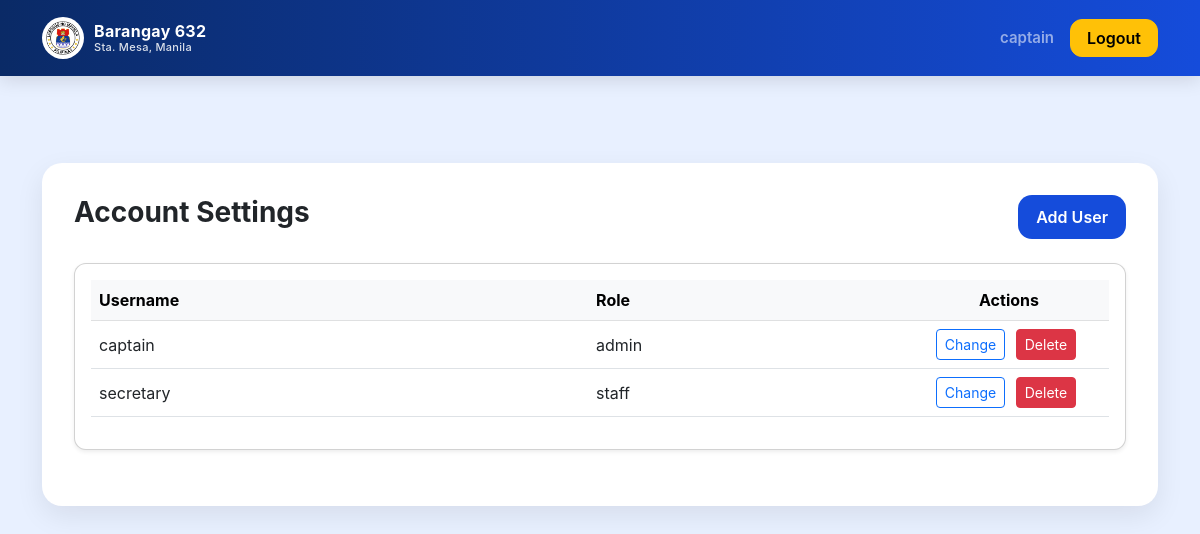
Page /account_settings (signed in) on the committed database.
### models.py (models this page shows)
class User(db.Model):
    id = db.Column(db.Integer, primary_key=True)
    username = db.Column(db.String(80), unique=True, nullable=False)
    password = db.Column(db.String(200), nullable=False)
    role = db.Column(db.String(20), nullable=False)  # 'admin' or 'staff'

### app.py (the view)
    @app.route("/account_settings")
    def account_settings():
        if session.get("role") != "admin":
            flash("Admins only!", "danger")
            return redirect(url_for("index"))
        users = User.query.order_by(User.id.asc()).all()
        return render_template("account_settings.html", users=users)

### templates/account_settings.html (shortened to what this page needs)
{% extends 'base.html' %}
{% block content %}
<div class="d-flex justify-content-between align-items-center mb-4">
    <h3 class="fw-bold">Account Settings</h3>
    <div>
        <button class="btn btn-primary" data-bs-toggle="modal" data-bs-target="#addUserModal">
             Add User
        </button>
    </div>
</div>
<div class="card card-rounded shadow-sm p-3 mb-4">
    <div class="table-responsive">
        <table class="table table-hover align-middle">
            <thead class="table-light">
                <tr>
                    <th>Username</th>
                    <th>Role</th>
                    <th class="text-center" style="width:200px">Actions</th>
                </tr>
            </thead>
            <tbody>
                {% if users %}
                    {% for user in users %}
                    <tr>
                        <td>{{ user.username }}</td>
                        <td>{{ user.role }}</td>
                        <td class="text-center table-actions">
                            <button class="btn btn-sm btn-outline-primary"
                                data-bs-toggle="modal"
                                data-bs-target="#changePwdForModal"
                                data-username="{{ user.username }}"
                                data-userid="{{ user.id }}">
                                 Change
                            </button>
                            <form method="POST"
                                  action="{{ url_for('delete_user', user_id=user.id) }}"
                                  style="display:inline;">
                                <button type="submit" class="btn btn-sm btn-danger"
                                    onclick="return confirm('Delete user {{ user.username }}? This cannot be undone.')">
                                     Delete
                                </button>
                            </form>
                        </td>
                    </tr>
                    {% endfor %}
                {% else %}
                    <tr>
                        <td colspan="3" class="text-center text-muted">No users found.</td>
                    </tr>
                {% endif %}
            </tbody>
        </table>
    </div>
</div>
{% endblock %}

### templates/base.html (shortened to what this page needs)
<!doctype html>
<html lang="en">
<head>
    <link href="https://cdn.jsdelivr.net/npm/bootstrap@5.3.0/dist/css/bootstrap.min.css" rel="stylesheet">
</head>
<body>
    <nav class="navbar navbar-expand-lg navbar-dark fixed-top">
        <div class="container">
            <a class="navbar-brand" href="/">
                <img src="{{ url_for('static', filename='images/manila_logo.png') }}" alt="Manila Logo">
                <div class="d-flex flex-column lh-sm">
                    <span class="fw-bold">Barangay 632</span>
                    <small>Sta. Mesa, Manila</small>
                </div>
            </a>
            <div class="collapse navbar-collapse" id="navMenu">
                <ul class="navbar-nav ms-auto">
                    {% if session.get('username') %}
                        <li class="nav-item">
                            <a class="nav-link fw-semibold">{{ session.get('username') }}</a>
                        </li>
                        <li class="nav-item">
                            <a class="btn btn-warning ms-2 fw-semibold px-3" href="{{ url_for('auth.logout') }}">Logout</a>
                        </li>
                    {% endif %}
                </ul>
            </div>
        </div>
    </nav>
    <div class="container mt-5 pt-4 flash-container">
    </div>
    <div class="container mt-3 mb-5">
        <div class="content-wrapper">
            {% block content %}{% endblock %}
        </div>
    </div>
</body>
</html>

### templates/base.html (style rules this page uses)
:root { --primary-blue: #154cdb; --primary-blue-dark: #0a2a66; --light-bg: #e8f0ff; --card-radius: 20px; }
body { background: var(--light-bg); font-family: "Inter", sans-serif; margin: 0; padding-top: 75px; }
.navbar { padding: 12px 0; background: linear-gradient(90deg, var(--primary-blue-dark), var(--primary-blue)) !important; box-shadow: 0px 4px 18px rgba(0,0,0,0.12); }
.navbar-brand { display: flex; align-items: center; gap: 10px; font-weight: 700; font-size: 1rem; letter-spacing: 0.3px; color: white !important; }
.navbar-brand img { width: 42px; height: 42px; object-fit: contain; background: white; padding: 4px; border-radius: 50%; }
.navbar-brand small { font-size: 11px; font-weight: 500; opacity: 0.85; }
.nav-link { font-weight: 600; font-size: 15px; transition: 0.2s; }
.btn-warning { border-radius: 12px; font-weight: 600; }
.content-wrapper { background: white; padding: 32px; border-radius: var(--card-radius); box-shadow: 0px 10px 28px rgba(0,0,0,0.08); }
table.table thead { background: var(--primary-blue) !important; color: white !important; }
.btn-primary { background: var(--primary-blue); border: none; border-radius: 14px; font-weight: 600; padding: 10px 18px; transition: 0.2s; }

### templates/account_settings.html (style rules this page uses)
.card-rounded { border-radius: 12px; }
.table-actions .btn { margin-right: 6px; }

### rows in the picture
User: get "captain", username "captain", role "admin"
User: username "secretary", role "staff"
